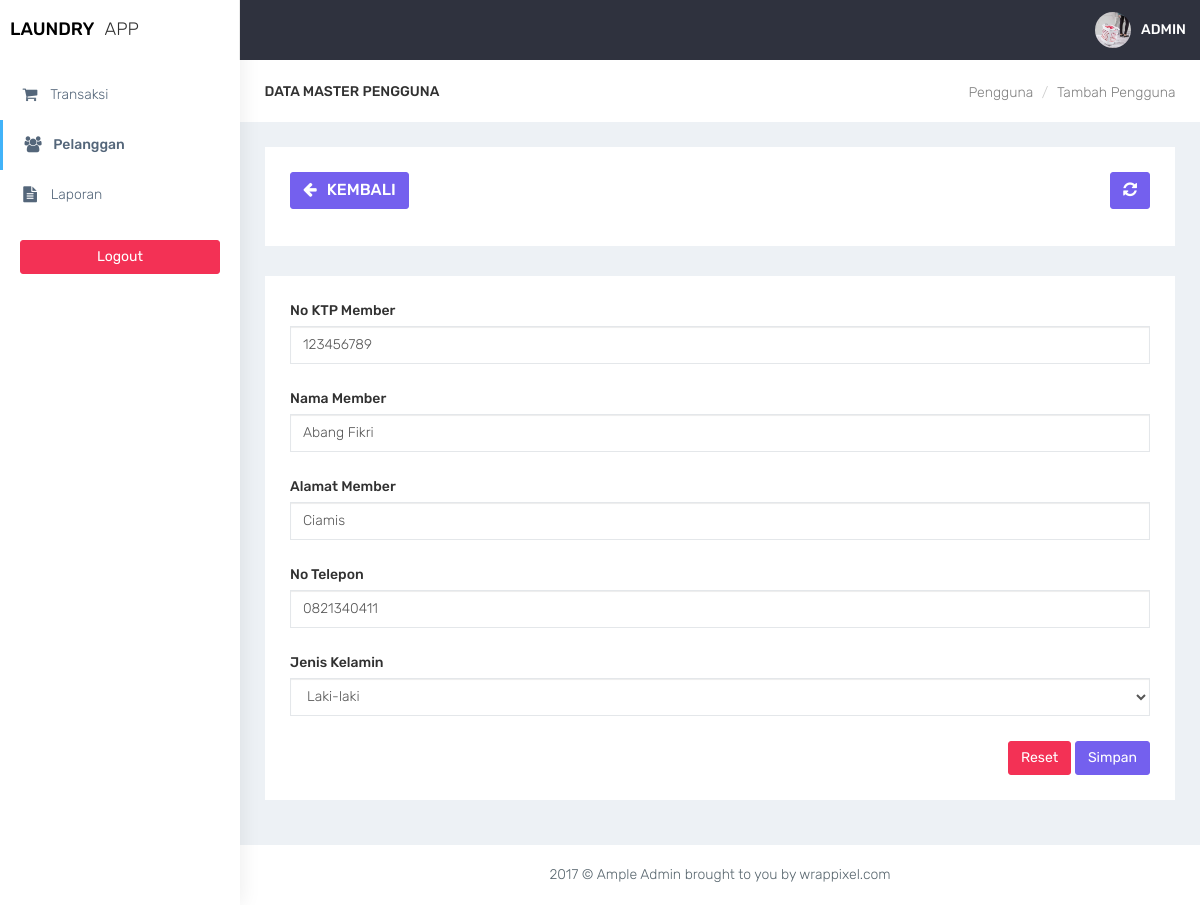
Page /kasir/pelanggan_edit.php?id=5 (signed in) on the committed database.
### tables this page shows
CREATE TABLE `member` (
  `id_member` int(11) NOT NULL,
  `nama_member` varchar(100) DEFAULT NULL,
  `alamat_member` text DEFAULT NULL,
  `jenis_kelamin` enum('L','P') DEFAULT NULL,
  `telp_member` varchar(15) DEFAULT NULL,
  `no_ktp` varchar(30) DEFAULT NULL
);

### kasir/functions.php (called while the page is built, shortened)
<?php
function ambilsatubaris($conn,$query){
    $db = mysqli_query($conn,$query);
    return mysqli_fetch_assoc($db);
}
?>

### kasir/pelanggan_edit.php (the view, shortened to what this page needs)
<?php
require'functions.php';
$id_member = $_GET['id'];
$queryedit = "SELECT * FROM member WHERE id_member = '$id_member'";
$edit = ambilsatubaris($conn,$queryedit);
require'layout_header.php';
?>
<div class="container-fluid">
    <div class="row bg-title">
        <div class="col-lg-3 col-md-4 col-sm-4 col-xs-12">
            <h4 class="page-title">Data Master Pengguna</h4> </div>
        <div class="col-lg-9 col-sm-8 col-md-8 col-xs-12">
            <ol class="breadcrumb">
                <li><a href="outlet.php">Pengguna</a></li>
                <li><a href="#">Tambah Pengguna</a></li>
            </ol>
        </div>
    </div>
    <div class="row">
        <div class="col-md-12 col-lg-12 col-sm-12 col-xs-12">
            <div class="white-box">
                <div class="row">
                    <div class="col-md-6">
                          <a href="javascript:void(0)" onclick="window.history.back();" class="btn btn-primary box-title"><i class="fa fa-arrow-left fa-fw"></i> Kembali</a>
                    </div>
                    <div class="col-md-6 text-right">
                        <button id="btn-refresh" class="btn btn-primary box-title text-right" title="Refresh Data"><i class="fa fa-refresh" id="ic-refresh"></i></button>
                    </div>
                </div>
            </div>
        </div>
    </div>
    <div class="row">
        <div class="col-md-12 col-lg-12 col-sm-12 col-xs-12">
            <div class="white-box">
                <form method="post" action="">
                <div class="form-group">
                    <label>No KTP Member</label>
                    <input type="text" name="no_ktp" class="form-control" value="<?= $edit['no_ktp'] ?>">
                </div>
                <div class="form-group">
                    <label>Nama Member</label>
                    <input type="text" name="nama_member" class="form-control" value="<?= $edit['nama_member'] ?>">
                </div>
                <div class="form-group">
                    <label>Alamat Member</label>
                    <input type="text" name="alamat_member" class="form-control" value="<?= $edit['alamat_member'] ?>">
                </div>
                <div class="form-group">
                    <label>No Telepon</label>
                    <input type="text" name="telp_member" class="form-control" value="<?= $edit['telp_member'] ?>">
                </div>
                <div class="form-group">
                    <label>Jenis Kelamin</label>
                    <select name="jenis_kelamin" class="form-control">
                        <option value="L" <?php if($edit['jenis_kelamin']  == 'L'){echo "selected";} ?>>Laki-laki</option>
                    </select>
                </div>
                <div class="text-right">
                    <button type="reset" class="btn btn-danger">Reset</button>
                    <button type="submit" name="btn-simpan" class="btn btn-primary">Simpan</button>
                </div>
                </form>
            </div>
        </div>
    </div>
</div>
<?php
require'layout_footer.php';
?>

### assets/css/colors/default.css (style rules this page uses)
body { background: #fff; }

### rows in the picture
member: no_ktp "123456789", nama_member "Abang Fikri", alamat_member "Ciamis", telp_member "0821340411", jenis_kelamin "Laki-laki"
